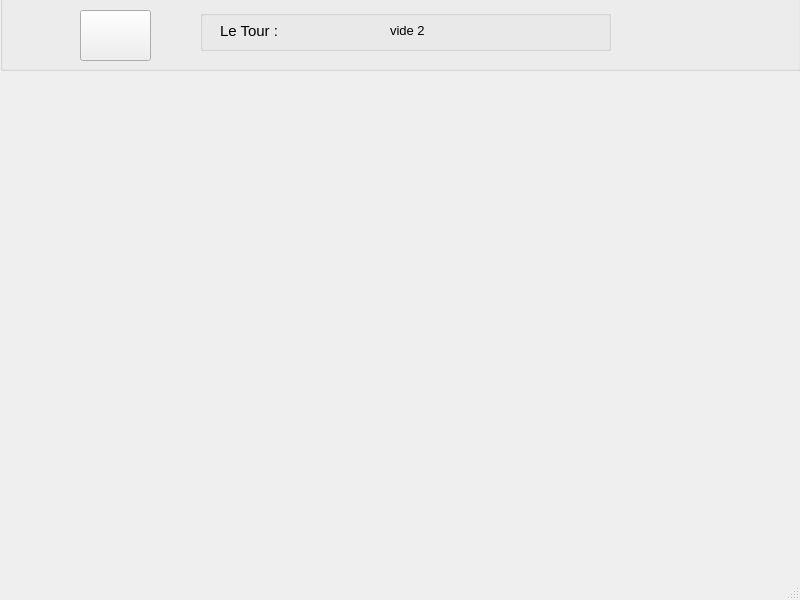
<?xml version="1.0" encoding="UTF-8"?>
<ui version="4.0">
 <class>MainWindow</class>
 <widget class="QMainWindow" name="MainWindow">
  <property name="geometry">
   <rect>
    <x>0</x>
    <y>0</y>
    <width>800</width>
    <height>600</height>
   </rect>
  </property>
  <property name="windowTitle">
   <string>1 Vs 1</string>
  </property>
  <widget class="QWidget" name="centralwidget">
   <widget class="QGroupBox" name="groupBox">
    <property name="geometry">
     <rect>
      <x>0</x>
      <y>-20</y>
      <width>801</width>
      <height>91</height>
     </rect>
    </property>
    <property name="title">
     <string>GroupBox</string>
    </property>
    <widget class="QPushButton" name="pushButton1">
     <property name="geometry">
      <rect>
       <x>80</x>
       <y>30</y>
       <width>71</width>
       <height>51</height>
      </rect>
     </property>
     <property name="font">
      <font>
       <pointsize>14</pointsize>
      </font>
     </property>
     <property name="text">
      <string/>
     </property>
    </widget>
    <widget class="QGroupBox" name="groupBox_2">
     <property name="geometry">
      <rect>
       <x>200</x>
       <y>30</y>
       <width>411</width>
       <height>41</height>
      </rect>
     </property>
     <property name="title">
      <string/>
     </property>
     <widget class="QLabel" name="labeltour">
      <property name="geometry">
       <rect>
        <x>20</x>
        <y>10</y>
        <width>131</width>
        <height>21</height>
       </rect>
      </property>
      <property name="font">
       <font>
        <pointsize>11</pointsize>
       </font>
      </property>
      <property name="text">
       <string>Le Tour :</string>
      </property>
     </widget>
     <widget class="QLabel" name="labelechec">
      <property name="geometry">
       <rect>
        <x>190</x>
        <y>10</y>
        <width>131</width>
        <height>21</height>
       </rect>
      </property>
      <property name="font">
       <font>
        <pointsize>10</pointsize>
       </font>
      </property>
      <property name="text">
       <string>vide 2</string>
      </property>
     </widget>
    </widget>
   </widget>
  </widget>
  <widget class="QMenuBar" name="menubar">
   <property name="geometry">
    <rect>
     <x>0</x>
     <y>0</y>
     <width>800</width>
     <height>25</height>
    </rect>
   </property>
  </widget>
  <widget class="QStatusBar" name="statusbar"/>
 </widget>
 <resources/>
 <connections/>
</ui>
